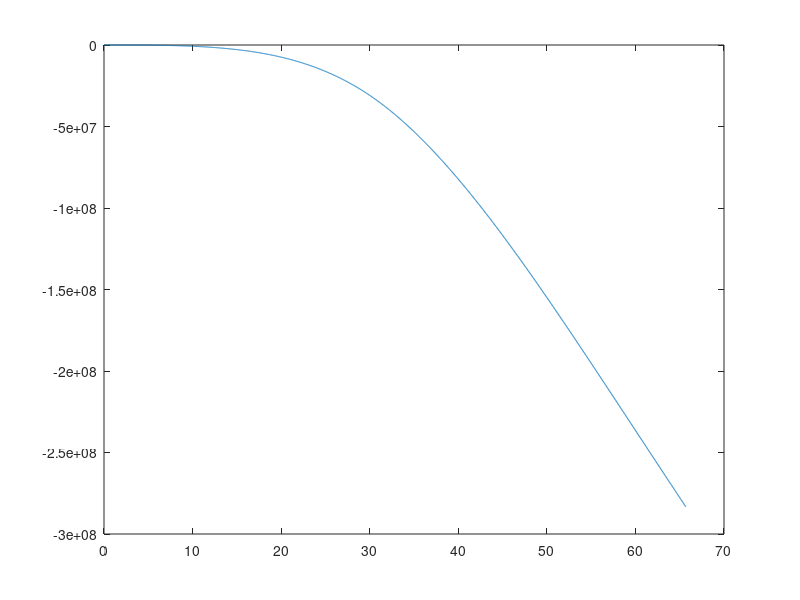

Source code (MATLAB):
clear all
close all
clc
open_sim_load=load('opensim.mat');
testData= open_sim_load.opensim;

x=zeros(2,length(testData.pd_psi(:,1)));
x(:,1)=[testData.theta_rad(1);0];
test_u=testData.pd_psi(:,2:4)';
test_b0=testData.Ri;
alpha=1.2634;
k=0.4897;
b=0.8616;
for i =1:length(x)-1
    m0=0.35;g=9.8;L=0.185;
    theta=x(1,i);dtheta=x(2,i);

    pm1=test_u(1,i);pm2=test_u(2,i);pm3=test_u(3,i);
    phi=testData.phi_rad(i);
    b0=test_b0(i);
    dx=zeros(2,1);
    Izz=m0*b0^2;
    M=Izz/4 + m0*((cos(theta/2)*(b0 - L/theta))/2 + (L*sin(theta/2))/theta^2)^2 + (m0*sin(theta/2)^2*(b0 - L/theta)^2)/4;
    C_simp=-(L*dtheta*m0*(2*sin(theta/2) - theta*cos(theta/2))*(2*L*sin(theta/2) - L*theta*cos(theta/2) + b0*theta^2*cos(theta/2)))/(2*theta^5);
    G_simp=-(g*m0*(L*sin(theta) + b0*theta^2*cos(theta) - L*theta*cos(theta)))/(2*theta^2);

    dx(1)=x(2,i);
    dx(2)=1/M*(-k*x(1) -(b+C_simp)*x(2)- G_simp+ (sin(phi)*(0.5*pm1+0.5*pm2-pm3)-sqrt(3)*cos(phi)*(0.5*pm1-0.5*pm2))*alpha);
    x(:,i+1)=x(:,i)+dx*(1.0/40);
end
figure
plot(testData.pd_MPa(:,1),x(1,:))